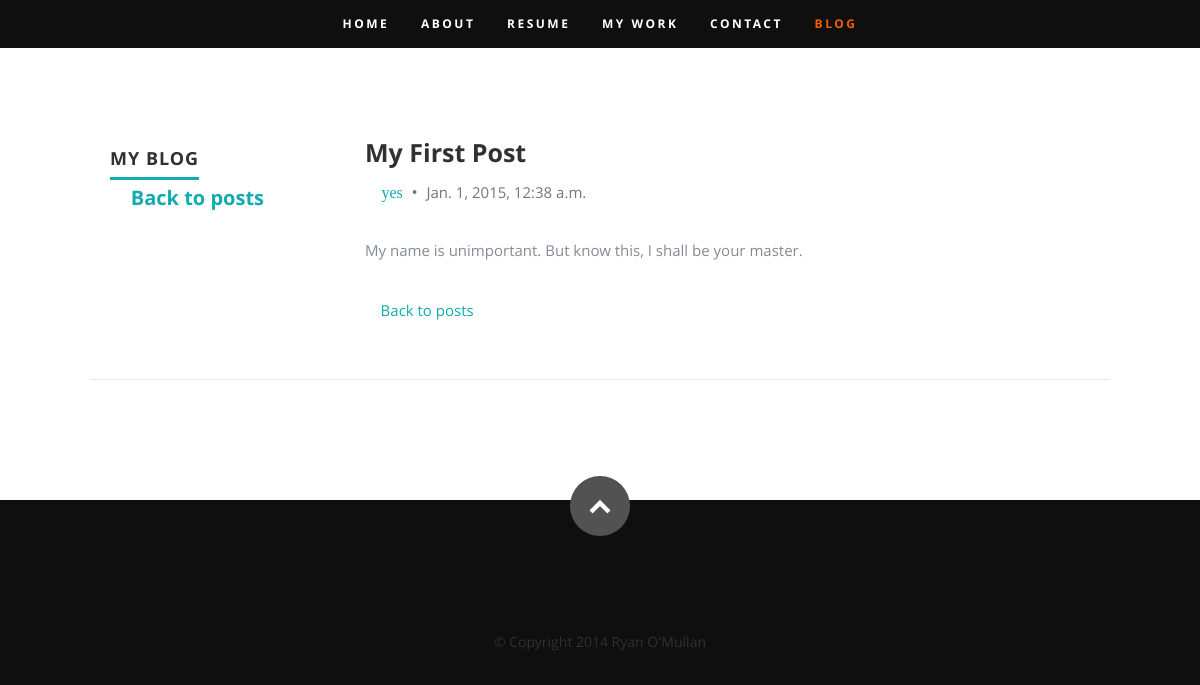
The app's page /blog/pop4 with its own data.
### blog/models.py (models this page shows, shortened)
class Post(models.Model):
	author = models.ForeignKey('auth.User')
	title = models.CharField(max_length=200)
	text = models.TextField()
	slug = models.SlugField(max_length=200, unique=True)
	tags = TaggableManager()
	created_date = models.DateTimeField(default=timezone.now)
	published_date = models.DateTimeField(
		blank=True, null =True)

### blog/views.py (the view)
# urls.py: url(r'^blog/(?P<slug>[^\.]+)$', views.post_detail, name='blog_post_view_detail'),
def post_detail(request, slug=""):
	try:
		post = Post.objects.get(slug=slug.lower())
	except Post.DoesNotExist:
		return render(request, 'blog/base.html')
	return render(request, 'blog/post_detail.html', {
		'post': post,
	})

### blog/templates/blog/post_detail.html (shortened to what this page needs)
{% extends 'blog/base.html' %}
{% block content %}
      <div class="row education">
         <div class="three columns header-col">
            <h1><span>My Blog</span></h1>
            <h4><a href="/blog"><i class="fa fa-chevron-circle-left"></i> Back to posts</a></h4>
         </div>
         <div class="nine columns main-col">
            <div class="row item">
               <div class="twelve columns">
                  <h3>{{ post.title }}</h3>
                  <p class="info"><i class="fa fa-tags"></i>
                  {% for tag in post.tags.all %}
                     <a href="/blog/tag/{{ tag.slug }}">{{ tag }}</a>{% if not forloop.last %}, {% endif %}
                  {% endfor %}
                  <span>&bull;</span>
                  <em class="date">{{ post.published_date }}</em>
                  </p>
                  <p>{{ post.text|linebreaks }}</p>
                  <p><a href="/blog"><i class="fa fa-chevron-circle-left"></i> Back to posts</a></p>
               </div>
            </div>
         </div>
      </div>
{% endblock content %}

### static/css/default.css (style rules this page uses)
html, body, div, span, object, iframe, h1, h2, h3, h4, h5, h6, p, blockquote, pre, abbr, address, cite, code, del, dfn, em, img, ins, kbd, q, samp, small, strong, sub, sup, var, b, i, dl, dt, dd, ol, ul, li, fieldset, form, label, legend, table, caption, tbody, tfoot, thead, tr, th, td, article, aside, canvas, details, figcaption, figure, footer, header, hgroup, menu, nav, section, summary, time, mark, audio, video { margin: 0; padding: 0; border: 0; outline: 0; font-size: 100%; vertical-align: baseline; background: transparent; }
*, *:before, *:after { -moz-box-sizing: border-box; -webkit-box-sizing: border-box; box-sizing: border-box; }
html { font-size: 62.5%; -webkit-font-smoothing: antialiased; }
body { background: #fff; font-family: 'opensans-regular', sans-serif; font-weight: normal; font-size: 15px; line-height: 30px; color: #838C95; -webkit-font-smoothing: antialiased; -webkit-text-size-adjust: 100%; }
h1, h2, h3, h4, h5, h6 { color: #313131; font-family: 'opensans-bold', sans-serif; font-weight: normal; }
h1 a, h2 a, h3 a, h4 a, h5 a, h6 a { font-weight: inherit; }
h1 { font-size: 38px; line-height: 42px; margin-bottom: 12px; letter-spacing: -1px; }
h3 { font-size: 22px; line-height: 30px; margin-bottom: 12px; }
h4 { font-size: 20px; line-height: 30px; margin-bottom: 6px; }
p { margin: 0 0 30px 0; }
em { font: 15px/30px 'opensans-italic', sans-serif; }
a, a:visited { text-decoration: none; outline: 0; color: #11ABB0; -webkit-transition: color .3s ease-in-out; -moz-transition: color .3s ease-in-out; -o-transition: color .3s ease-in-out; transition: color .3s ease-in-out; }
p a, p a:visited { line-height: inherit; }
.row { width: 96%; max-width: 1020px; margin: 0 auto; }
.row .row { width: auto; max-width: none; margin: 0 -20px; }
.row:before, .row:after { content: " "; display: table; }
.row:after { clear: both; }
.column, .columns { position: relative; padding: 0 20px; min-height: 1px; float: left; }
.row .three { width: 25%; }
.row .nine { width: 75%; }
.row .twelve { width: 100%; }

### static/css/layout.css (style rules this page uses)
body { background: #0f0f0f; }
.education, .work { margin-bottom: 48px; padding-bottom: 24px; border-bottom: 1px solid #E8E8E8; }
#blog a, #blog a:visited { color: #11ABB0; }
#blog h1 { font: 18px/24px 'opensans-bold', sans-serif; text-transform: uppercase; letter-spacing: 1px; }
#blog h1 span { border-bottom: 3px solid #11ABB0; padding-bottom: 6px; }
#blog h3 { font: 25px/30px 'opensans-bold', sans-serif; }
#blog .header-col { padding-top: 9px; }
#blog .main-col { padding-right: 10%; }
#blog .info { font: 16px/24px 'librebaskerville-italic', serif; color: #6E7881; margin-bottom: 18px; margin-top: 9px; }
#blog .info span { margin-right: 5px; margin-left: 5px; }
#blog .date { font: 15px/24px 'opensans-regular', sans-serif; margin-top: 6px; }

### records on screen
Post: title "My First Post", published_date "Jan. 1, 2015, 12:38 a.m.", text "My name is unimportant. But know this, I shall be your master."
Tag: name "yes"
